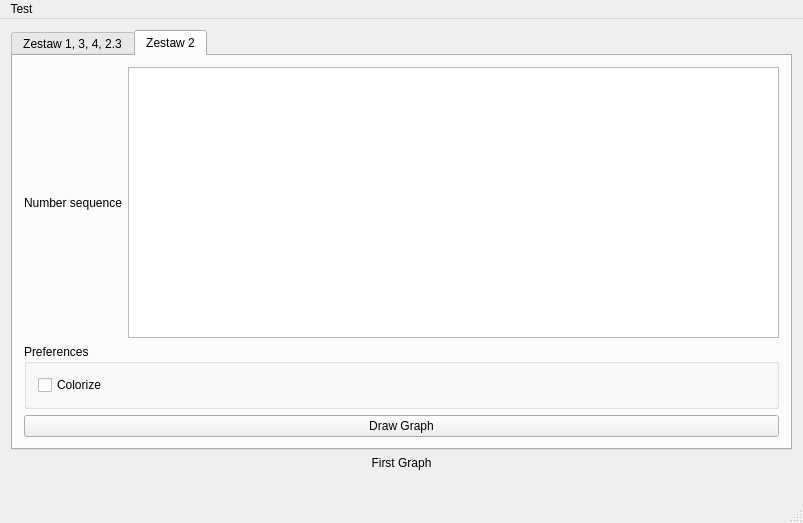
<?xml version="1.0" encoding="UTF-8"?>
<ui version="4.0">
 <class>QGraphUtilityTestClass</class>
 <widget class="QMainWindow" name="QGraphUtilityTestClass">
  <property name="geometry">
   <rect>
    <x>0</x>
    <y>0</y>
    <width>803</width>
    <height>523</height>
   </rect>
  </property>
  <property name="windowTitle">
   <string>QGraphUtilityTest</string>
  </property>
  <widget class="QWidget" name="centralWidget">
   <property name="layoutDirection">
    <enum>Qt::LeftToRight</enum>
   </property>
   <layout class="QVBoxLayout" name="verticalLayout">
    <item>
     <widget class="QTabWidget" name="tabWidget">
      <property name="currentIndex">
       <number>1</number>
      </property>
      <widget class="QWidget" name="tab">
       <property name="autoFillBackground">
        <bool>true</bool>
       </property>
       <attribute name="title">
        <string>Zestaw 1, 3, 4, 2.3</string>
       </attribute>
       <layout class="QVBoxLayout" name="verticalLayout_3">
        <item>
         <layout class="QHBoxLayout" name="horizontalLayout_3">
          <item>
           <layout class="QHBoxLayout" name="horizontalLayout">
            <item>
             <widget class="QLabel" name="label">
              <property name="text">
               <string>Vertexes:</string>
              </property>
             </widget>
            </item>
            <item>
             <widget class="QSpinBox" name="vertexSpinBox"/>
            </item>
           </layout>
          </item>
          <item>
           <layout class="QHBoxLayout" name="horizontalLayout_2">
            <item>
             <layout class="QVBoxLayout" name="verticalLayout_2">
              <item>
               <layout class="QHBoxLayout" name="horizontalLayout_5">
                <item>
                 <widget class="QLabel" name="label_2">
                  <property name="text">
                   <string>Edges</string>
                  </property>
                 </widget>
                </item>
                <item>
                 <widget class="QSpinBox" name="edgeSpinBox"/>
                </item>
               </layout>
              </item>
              <item>
               <layout class="QHBoxLayout" name="horizontalLayout_6">
                <item>
                 <widget class="QLabel" name="label_3">
                  <property name="text">
                   <string>Probability</string>
                  </property>
                 </widget>
                </item>
                <item>
                 <widget class="QDoubleSpinBox" name="probabilitySpinBox">
                  <property name="decimals">
                   <number>4</number>
                  </property>
                  <property name="maximum">
                   <double>1.000000000000000</double>
                  </property>
                  <property name="singleStep">
                   <double>0.000100000000000</double>
                  </property>
                 </widget>
                </item>
               </layout>
              </item>
             </layout>
            </item>
           </layout>
          </item>
          <item>
           <widget class="QComboBox" name="graphTypeComboBox">
            <item>
             <property name="text">
              <string>Fixed Edges</string>
             </property>
            </item>
            <item>
             <property name="text">
              <string>Fixed Probability (Digraph)</string>
             </property>
            </item>
            <item>
             <property name="text">
              <string>Strong Connected Digraph</string>
             </property>
            </item>
            <item>
             <property name="text">
              <string>Fixed Probability</string>
             </property>
            </item>
           </widget>
          </item>
         </layout>
        </item>
        <item>
         <layout class="QHBoxLayout" name="horizontalLayout_4">
          <item>
           <widget class="QRadioButton" name="transponeGraphRadio">
            <property name="text">
             <string>Transponed Graph</string>
            </property>
           </widget>
          </item>
          <item>
           <widget class="QRadioButton" name="dijkstraRadio">
            <property name="text">
             <string>Dijkstra</string>
            </property>
           </widget>
          </item>
          <item>
           <widget class="QRadioButton" name="distanceMatrixRadio">
            <property name="text">
             <string>Distance Matrix</string>
            </property>
           </widget>
          </item>
          <item>
           <widget class="QRadioButton" name="primRadio">
            <property name="text">
             <string>Prim</string>
            </property>
           </widget>
          </item>
          <item>
           <widget class="QRadioButton" name="kosarajuRadio">
            <property name="text">
             <string>Kosaraju</string>
            </property>
           </widget>
          </item>
          <item>
           <widget class="QRadioButton" name="bellmanFordRadio">
            <property name="text">
             <string>Bellman-Ford</string>
            </property>
           </widget>
          </item>
          <item>
           <widget class="QRadioButton" name="johnsonRadio">
            <property name="contextMenuPolicy">
             <enum>Qt::PreventContextMenu</enum>
            </property>
            <property name="text">
             <string>Johnson</string>
            </property>
           </widget>
          </item>
         </layout>
        </item>
        <item>
         <layout class="QHBoxLayout" name="horizontalLayout_7">
          <item>
           <widget class="QCheckBox" name="colorizeCheckBox">
            <property name="text">
             <string>Colorise</string>
            </property>
            <property name="checked">
             <bool>true</bool>
            </property>
           </widget>
          </item>
          <item>
           <widget class="QGroupBox" name="groupBox_2">
            <property name="title">
             <string>Johnson</string>
            </property>
            <layout class="QHBoxLayout" name="horizontalLayout_9">
             <item>
              <widget class="QCheckBox" name="originalGraphCheckBox">
               <property name="text">
                <string>Original Graph</string>
               </property>
              </widget>
             </item>
            </layout>
           </widget>
          </item>
          <item>
           <widget class="QGroupBox" name="groupBox">
            <property name="autoFillBackground">
             <bool>false</bool>
            </property>
            <property name="title">
             <string>Bellman-Ford</string>
            </property>
            <layout class="QHBoxLayout" name="horizontalLayout_10">
             <item>
              <layout class="QHBoxLayout" name="horizontalLayout_8">
               <item>
                <widget class="QCheckBox" name="negativeCyclesCheckBox">
                 <property name="text">
                  <string>Avoid Negative Cycles</string>
                 </property>
                </widget>
               </item>
               <item>
                <widget class="QLabel" name="label_4">
                 <property name="text">
                  <string>Start Vertex</string>
                 </property>
                </widget>
               </item>
               <item>
                <widget class="QSpinBox" name="bellmanFordSpinBox"/>
               </item>
              </layout>
             </item>
            </layout>
           </widget>
          </item>
         </layout>
        </item>
        <item>
         <widget class="QPushButton" name="generateButton">
          <property name="text">
           <string>Generate new graph</string>
          </property>
         </widget>
        </item>
       </layout>
      </widget>
      <widget class="QWidget" name="tab_2">
       <attribute name="title">
        <string>Zestaw 2</string>
       </attribute>
       <layout class="QVBoxLayout" name="verticalLayout_4">
        <item>
         <layout class="QHBoxLayout" name="horizontalLayout_11">
          <item>
           <widget class="QLabel" name="label_5">
            <property name="text">
             <string>Number sequence</string>
            </property>
           </widget>
          </item>
          <item>
           <widget class="QPlainTextEdit" name="sequenceTextEdit"/>
          </item>
         </layout>
        </item>
        <item>
         <widget class="QGroupBox" name="groupBox_3">
          <property name="title">
           <string>Preferences</string>
          </property>
          <layout class="QHBoxLayout" name="horizontalLayout_12">
           <item>
            <widget class="QCheckBox" name="colorize2CheckBox">
             <property name="text">
              <string>Colorize</string>
             </property>
            </widget>
           </item>
          </layout>
         </widget>
        </item>
        <item>
         <widget class="QPushButton" name="drawButton">
          <property name="text">
           <string>Draw Graph</string>
          </property>
         </widget>
        </item>
       </layout>
      </widget>
     </widget>
    </item>
    <item>
     <widget class="QLabel" name="graphShowLabel">
      <property name="text">
       <string>First Graph</string>
      </property>
      <property name="alignment">
       <set>Qt::AlignCenter</set>
      </property>
     </widget>
    </item>
    <item>
     <widget class="QLabel" name="additionalInfoLabel">
      <property name="text">
       <string/>
      </property>
      <property name="alignment">
       <set>Qt::AlignCenter</set>
      </property>
     </widget>
    </item>
   </layout>
  </widget>
  <widget class="QMenuBar" name="menuBar">
   <property name="geometry">
    <rect>
     <x>0</x>
     <y>0</y>
     <width>803</width>
     <height>20</height>
    </rect>
   </property>
   <widget class="QMenu" name="menuTest">
    <property name="title">
     <string>Test</string>
    </property>
   </widget>
   <addaction name="menuTest"/>
  </widget>
  <widget class="QStatusBar" name="statusBar"/>
 </widget>
 <layoutdefault spacing="6" margin="11"/>
 <resources/>
 <connections/>
</ui>
